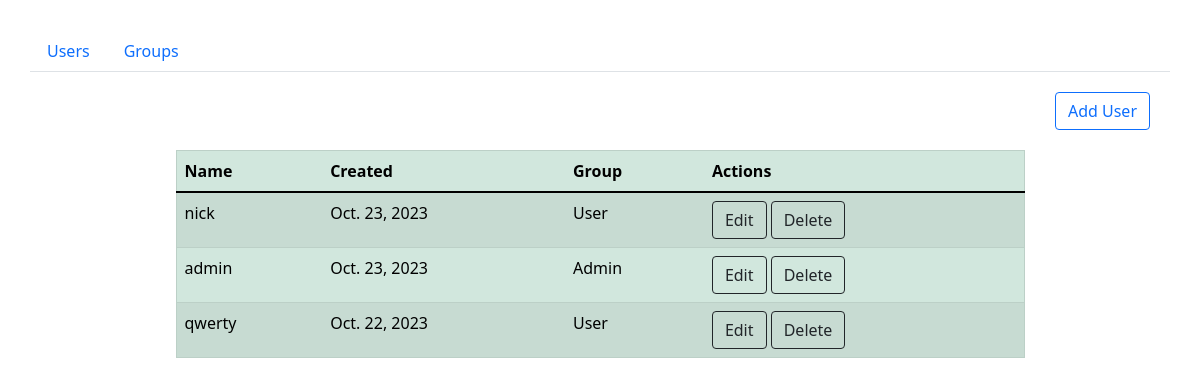
The app's page /, older data.
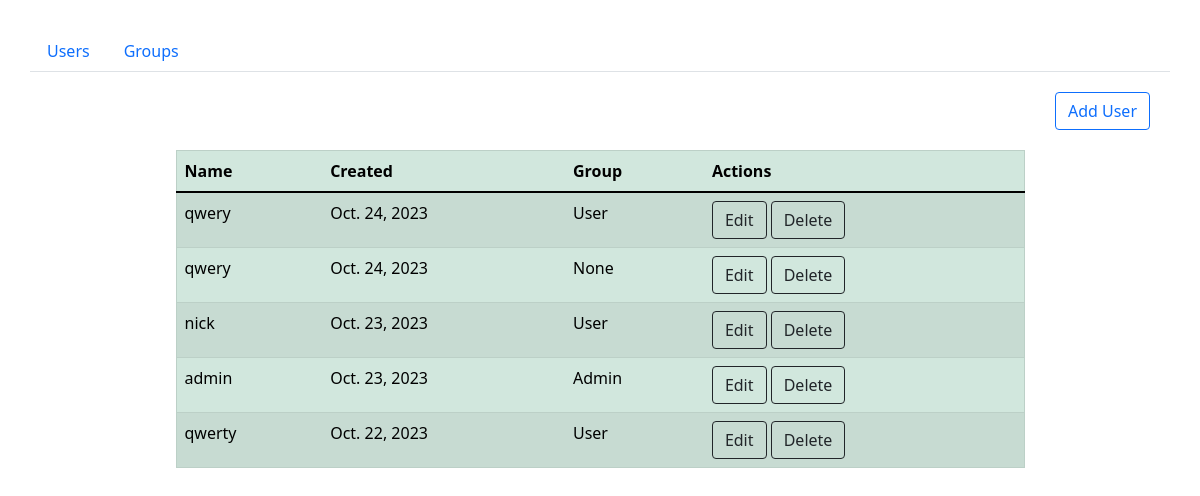
The same page, newer data.
### page/models.py (models this page shows, shortened)
class User(models.Model):
    id = models.AutoField(primary_key=True)
    username = models.CharField(max_length=100)
    created = models.DateField(default=timezone.now)
    group = models.ForeignKey(Group, on_delete=models.SET_NULL, blank=True, null=True)

class Group(models.Model):
    id = models.AutoField(primary_key=True)
    title = models.CharField(max_length=100, unique=True)
    description = models.TextField(blank=False, max_length=1000)
    def __str__(self):
        return self.title

### page/views.py (the view)
# urls.py: path('', views.users, name='users'),
def users(request):
    users = User.objects.order_by('-created')
    context = {'users': users, 'title': 'Users'}
    return render(request, 'page/users.html', context)

### page/templates/page/users.html (shortened to what this page needs)
{% extends './base.html' %}
{% load static %}
{% block content %}
<ul class="nav justify-content-end">
	<a href="{% url 'add_user' %}" style="margin: 20px;" class="btn btn-outline-primary">Add User</a>
</ul>
<div class="row justify-content-center">
	<div class="col-xs-12 col-md-9">
		<table class="table table-hover table-success table-striped ">
  			<thead>
		    <tr>
		      <th scope="col">Name</th>
		      <th scope="col">Created</th>
		      <th scope="col">Group</th>
		      <th scope="col">Actions</th>
		    </tr>
		  </thead>
		  <tbody>
		  	{% for user in users %}
		    <tr>
		      <td>{{ user.username }}</td>
		      <td>{{ user.created }}</td>
		      <td>{{ user.group }}</td>
		      <td>
		      	<a href="{% url 'update_user' user.username %}" type="button" class="btn btn-outline-dark">Edit</a>
		      	<a href="{% url 'delete_user' user.username %}" type="button" class="btn btn-outline-dark">Delete</a>
		  	  </td>
		    </tr>
		    {% endfor %}
		  </tbody>
		</table>
    </div>
</div>
{% endblock content %}

Row changes from the older to the newer data that the page shows:
added User: username "qwery", created "Oct. 24, 2023", group "User"
added User: username "qwery", created "Oct. 24, 2023", group "None"
